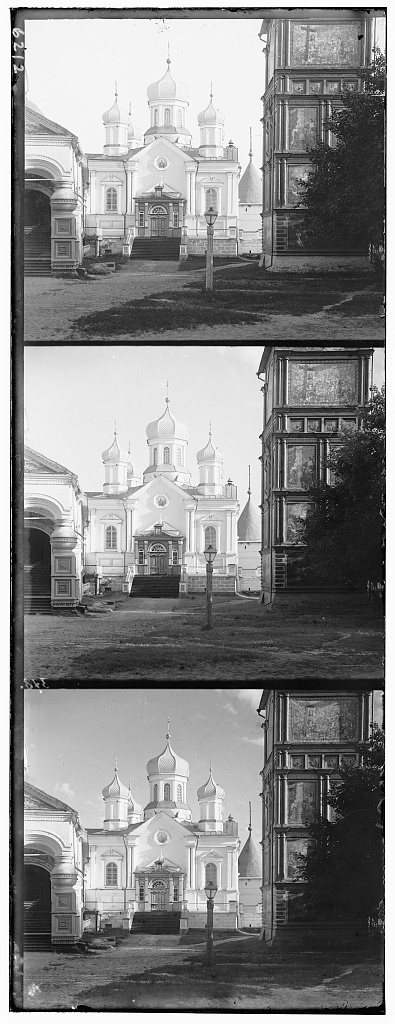
#> input picture HW2/data/task3_colorizing/nativity.jpg, 395 x 1024 px
$ python coloring.py
#> lines starting #> are read from the running program, lines starting #| are printed output that depends on the picture
import numpy as np
import cv2
import matplotlib.pyplot as plt

img = cv2.imread('data/task3_colorizing/nativity.jpg', cv2.IMREAD_GRAYSCALE)
#> img is the input picture: shape (1024, 395); min 0, max 255, mean 136.3
h, w = img.shape
#> h = 1024; w = 395

# this is horizontal division
div = h//3
#> div = 341
size = img[:div, :]
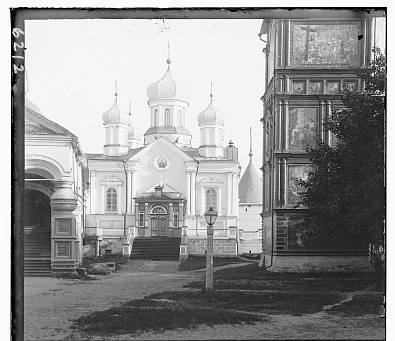
#> size: shape (341, 395); min 0, max 255, mean 147.8

blue = np.zeros((size.shape[0], size.shape[1], 3), dtype=np.uint8)
green = np.zeros((size.shape[0], size.shape[1], 3), dtype=np.uint8)
red = np.zeros((size.shape[0], size.shape[1], 3), dtype=np.uint8)

blue[:, :, 0] = img[:div, :]
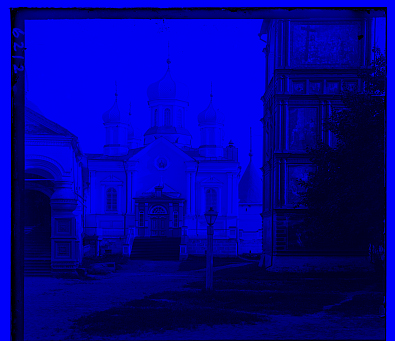
#> blue: shape (341, 395, 3); mean of channels 0, 1, 2 147.8, 0, 0; drawn as B, G, R
green[:, :, 1] = img[div:2*div, :]
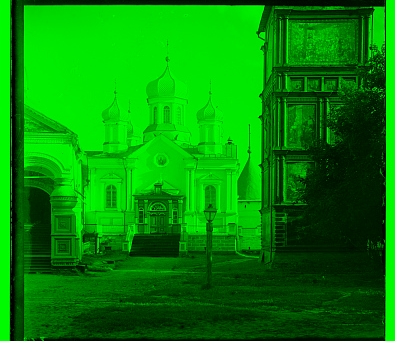
#> green: shape (341, 395, 3); mean of channels 0, 1, 2 0, 136.2, 0; drawn as B, G, R
red[:, :, 2] = img[2*div:3*div, :]
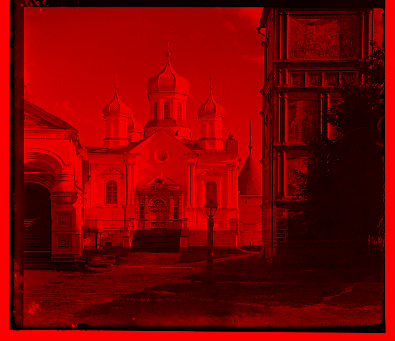
#> red: shape (341, 395, 3); mean of channels 0, 1, 2 0, 0, 124.5; drawn as B, G, R

output = cv2.add(red, green)  # 疊加紅色和綠色
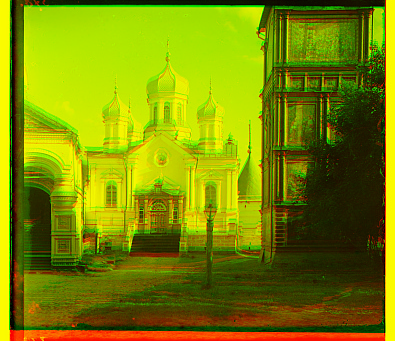
#> output: shape (341, 395, 3); mean of channels 0, 1, 2 0, 136.2, 124.5; drawn as B, G, R
output = cv2.add(output, blue)    # 疊加藍色
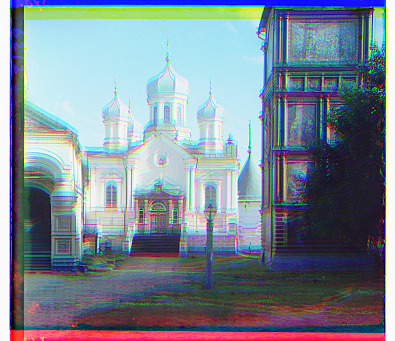
#> output: shape (341, 395, 3); mean of channels 0, 1, 2 147.8, 136.2, 124.5; drawn as B, G, R

plt.imshow(output)
plt.show()

$ run again, with HW2/data/task3_colorizing/cathedral.jpg copied over HW2/data/task3_colorizing/nativity.jpg
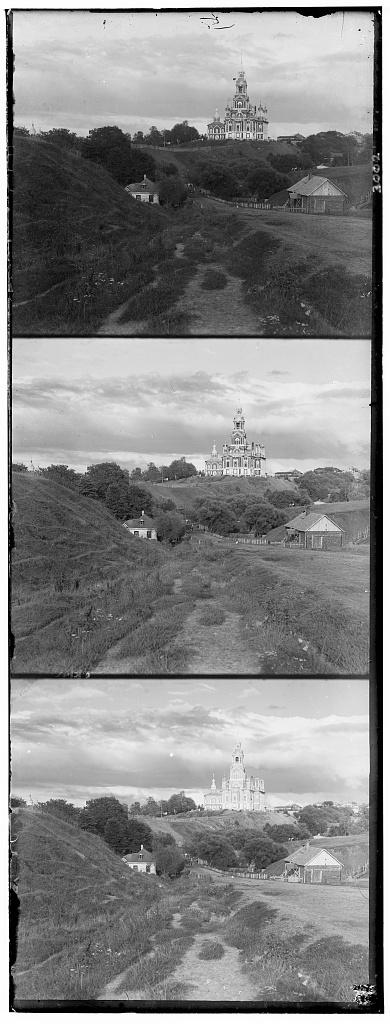
#> input picture HW2/data/task3_colorizing/cathedral.jpg, 390 x 1024 px
#> img is the input picture: shape (1024, 390); min 0, max 255, mean 133.7
#> `red[:, :, 2] = img[2*div:3*div, :]`:
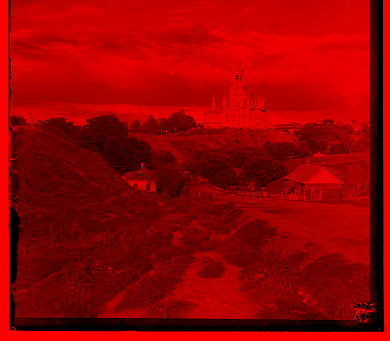
#> red: shape (341, 390, 3); mean of channels 0, 1, 2 0, 0, 149; drawn as B, G, R
#> `output = cv2.add(output, blue)`:
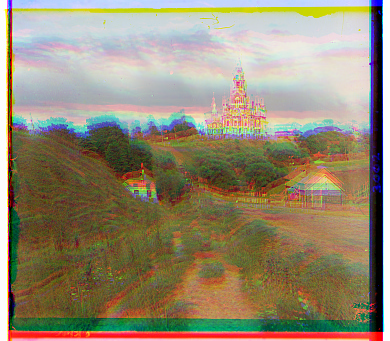
#> output: shape (341, 390, 3); mean of channels 0, 1, 2 114, 137.7, 149; drawn as B, G, R

$ run again, with HW2/data/task3_colorizing/monastery.jpg copied over HW2/data/task3_colorizing/nativity.jpg
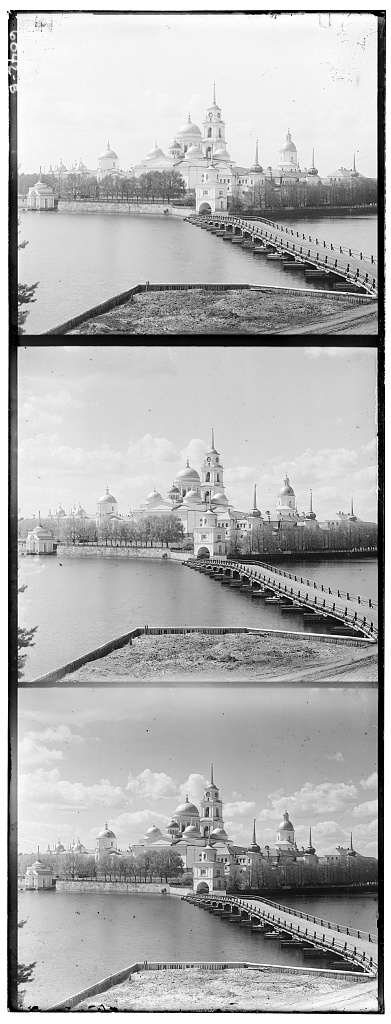
#> input picture HW2/data/task3_colorizing/monastery.jpg, 391 x 1024 px
#> img is the input picture: shape (1024, 391); min 0, max 255, mean 177.7
#> `red[:, :, 2] = img[2*div:3*div, :]`:
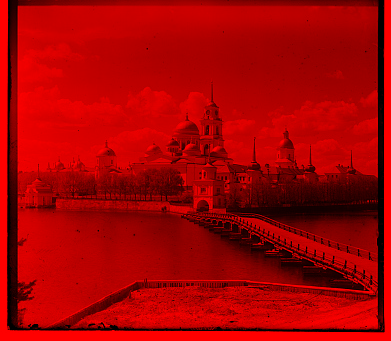
#> red: shape (341, 391, 3); mean of channels 0, 1, 2 0, 0, 167.3; drawn as B, G, R
#> `output = cv2.add(output, blue)`:
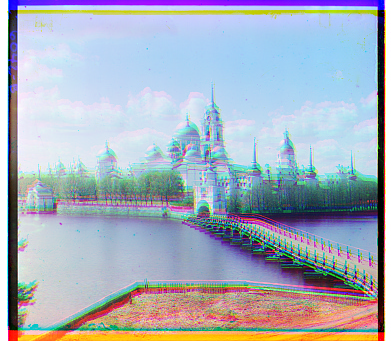
#> output: shape (341, 391, 3); mean of channels 0, 1, 2 189.2, 176.2, 167.3; drawn as B, G, R

$ run again, with HW2/data/task3_colorizing/tobolsk.jpg copied over HW2/data/task3_colorizing/nativity.jpg
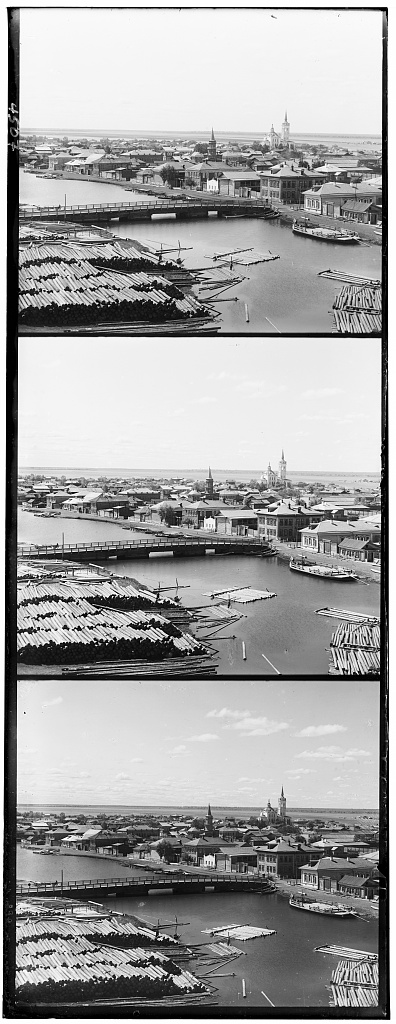
#> input picture HW2/data/task3_colorizing/tobolsk.jpg, 396 x 1024 px
#> img is the input picture: shape (1024, 396); min 0, max 255, mean 161
#> `red[:, :, 2] = img[2*div:3*div, :]`:
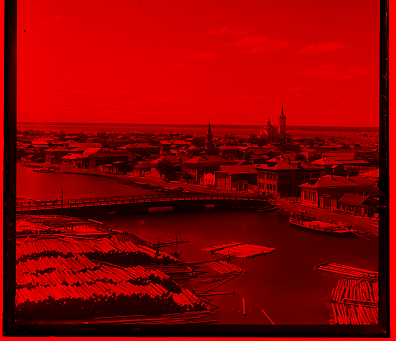
#> red: shape (341, 396, 3); mean of channels 0, 1, 2 0, 0, 140.7; drawn as B, G, R
#> `output = cv2.add(output, blue)`:
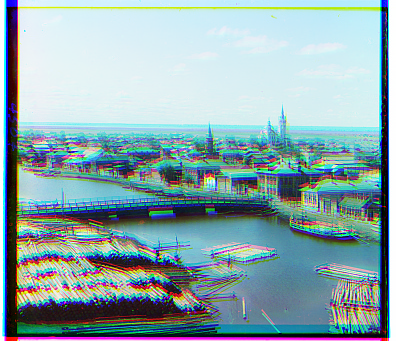
#> output: shape (341, 396, 3); mean of channels 0, 1, 2 173.8, 168.2, 140.7; drawn as B, G, R
